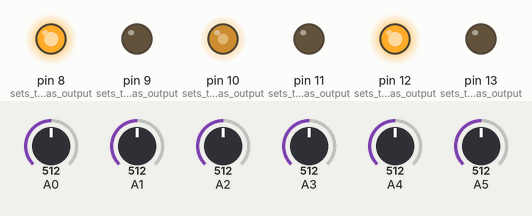
Recording of a sketch running on a simulated Arduino Uno, built with avr-gcc and run on an emulated ATmega328P. Parts: output pins drawn as LEDs (lit = HIGH). The inputs (shaded band) are chosen by the test bench; at power-on: A1 = 512, A2 = 512, A3 = 512, A0 = 512, A4 = 512, A5 = 512.

Above: at 6.2 s.
6.3 s: A1 set to 309
7.8 s: A1 set to 288
At 8.2 s:
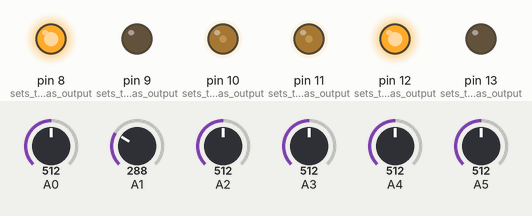
9.3 s: A2 set to 315
10.8 s: A2 set to 290
At 11.6 s:
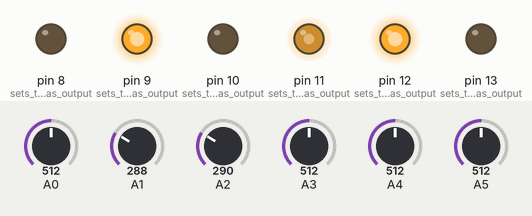
12.3 s: A3 set to 316
13.8 s: A3 set to 289
At 15.2 s:
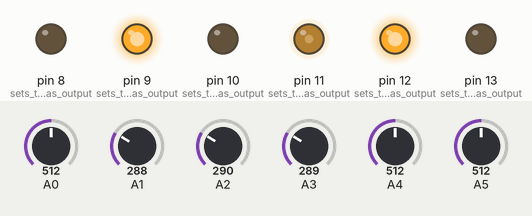
Timing chart, 0 to 16.3 s (numbered marks = the images above; inputs shaded):
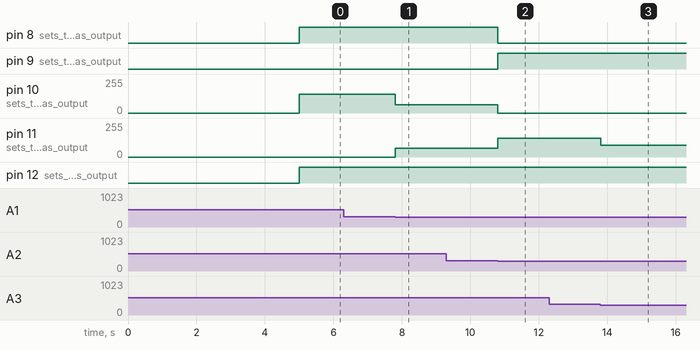

Measured:
- the behaviour switches between 301 and 300 on A1 (found by bisection; images 0 and 1)
- the behaviour switches between 301 and 300 on A2 (found by bisection; images 1 and 2)
- the behaviour switches between 301 and 300 on A3 (found by bisection; images 2 and 3)
- after the input at 6.3 s, every drawn part: stays the same
- after the input at 7.8 s, pin 10 (sets_the_pin_as_output): 140/255 → 63/255 at once; pin 11 (sets_the_pin_as_output): 0/255 → 65/255 at once
- after the input at 9.3 s, every drawn part: stays the same
- after the input at 10.8 s, pin 8 (sets_the_pin_as_output): HIGH → LOW at once; pin 9 (sets_the_pin_as_output): LOW → HIGH at once; pin 10 (sets_the_pin_as_output): 63/255 → 0/255 at once; pin 11 (sets_the_pin_as_output): 65/255 → 140/255 at once
- after the input at 12.3 s, every drawn part: stays the same
- after the input at 13.8 s, pin 11 (sets_the_pin_as_output): 140/255 → 90/255 at once

The sketch:

TESTE_1___2.ino
```cpp
#include <Wire.h>
#include <QTRSensors.h>

#define NUM_SENSORS 6 // number of sensors used
#define NUM_SAMPLES_PER_SENSOR 4 // average 4 analog samples per sensor reading

// sensors 0 through 5 are connected to analog inputs 0 through 5, respectively
QTRSensorsAnalog qtra((unsigned char[]) {8, 9, 10, 11, 12, 13}, NUM_SENSORS, NUM_SAMPLES_PER_SENSOR, QTR_NO_EMITTER_PIN);
unsigned int sensorValues[NUM_SENSORS];
int r=300;
void setup(){
  Serial.begin(9600);
  pinMode(8, OUTPUT);   // sets the pin as output
  pinMode(9, OUTPUT);   // sets the pin as output
  pinMode(10, OUTPUT);   // sets the pin as output
  pinMode(11, OUTPUT);   // sets the pin as output
  pinMode(12, OUTPUT);   // sets the pin as output
  pinMode(13, OUTPUT);   // sets the pin as output
  int i;
  for (i = 0; i < 200; i++)  // make the calibration take about 5 seconds
  {
    qtra.calibrate();       // reads all sensors 10 times at 2.5 ms per six sensors (i.e. ~25 ms per call)
  }
}
void loop()
{
  segue_linha();
}
void segue_linha()
{
  qtra.read(sensorValues);
   /*if (sensorValues[1] >= r && sensorValues[2] >= r && sensorValues[3] >= r && sensorValues[4] >= r && sensorValues[5] >= r){
    canto_esquerda();
  }*/
 /* else if (sensorValues[2] >= r && sensorValues[3] >= r && sensorValues[4] >= r && sensorValues[5] >= r && sensorValues[6] >= r){
   verificar_linha();
  }*/
   if (sensorValues[1] >= r && sensorValues[2] >= r && sensorValues[3] >= r && sensorValues[4] >= r){
   canto_esquerda();
  }
  else if (sensorValues[2] >= r && sensorValues[3] >= r && sensorValues[4] >= r && sensorValues[5] >= r){
    frente();
  }
  else if (sensorValues[3] >= r && sensorValues[4] >= r && sensorValues[5] >= r && sensorValues[6] >= r){
    direita_canto();
  }
  else if (sensorValues[1] >= r && sensorValues[2] >= r && sensorValues[3] >= r){
    esquerda();
  }
  else if (sensorValues[2] >= r && sensorValues[3] >= r && sensorValues[4] >= r){
    esquerda_pequena();
  }
  else if (sensorValues[3] >= r && sensorValues[4] >= r && sensorValues[5] >= r){
    direita_pequena();
  }
  else if (sensorValues[3] >= r && sensorValues[4] >= r && sensorValues[5] >= r ){
    direita();
  }
  else if (sensorValues[4] >= r && sensorValues[5] >= r && sensorValues[6] >= r){
    direita();
  }
  else if (sensorValues[1] >= r && sensorValues[2] >= r){
    esquerda;
  }
  else if (sensorValues[2] >= r && sensorValues[3] >= r){
    esquerda_pequena();
  }
  else if (sensorValues[3] >= r && sensorValues[4] >= r){
    frente;
  }
  else if (sensorValues[4] >= r && sensorValues[5] >= r){
    direita_pequena();
  }
  else if (sensorValues[5] >= r && sensorValues[6] >= r){
    direita();
  }
  else if (sensorValues[1] >= r){
    esquerda_grande();
  }
  else if (sensorValues[2] >= r){
    esquerda();
  }
  else if (sensorValues[3] >= r){
    frente();
  }
  else if (sensorValues[4] >= r){
    frente();
  }
  else if (sensorValues[5] >= r){
    direita();
  }
  else if (sensorValues[6] >= r){
    direita_grande();
  }
}
void frente(){
  analogWrite(10, 63);
  digitalWrite(8, HIGH);
  digitalWrite(9, LOW);
  analogWrite(11, 65);
  digitalWrite(12, HIGH);
  digitalWrite(13, LOW);
}
void esquerda(){
  analogWrite(10, 95);
  digitalWrite(8, HIGH);
  digitalWrite(9, LOW);
  analogWrite(11, 0);
  digitalWrite(12, LOW);
  digitalWrite(13, HIGH);
}
void direita(){
  analogWrite(10, 0);
  digitalWrite(8, LOW);
  digitalWrite(9, HIGH);
  analogWrite(11, 90);
  digitalWrite(12, HIGH);
  digitalWrite(13, LOW);
}
  void para(){
  analogWrite(10, 0);
  digitalWrite(8, LOW);
  digitalWrite(9, LOW);
  analogWrite(11, 0);
  digitalWrite(12, LOW);
  digitalWrite(13, LOW);
}
void canto_esquerda(){
  analogWrite(10, 140);
  digitalWrite(8, HIGH);
  digitalWrite(9, LOW);
  analogWrite(11, 0);
  digitalWrite(12, HIGH);
  digitalWrite(13, LOW);
}
void verificar_linha(){
  analogWrite(10, 140);
  digitalWrite(8, HIGH);
  digitalWrite(9, LOW);
  analogWrite(11, 140);
  digitalWrite(12, HIGH);
  digitalWrite(13, LOW);
}
void esquerda_pequena(){
  analogWrite(10, 150);
  digitalWrite(8, HIGH);
  digitalWrite(9, LOW);
  analogWrite(11, 30);
  digitalWrite(12, HIGH);
  digitalWrite(13, LOW);
}
void direita_pequena(){
  analogWrite(10, 30);
  digitalWrite(8, HIGH);
  digitalWrite(9, LOW);
  analogWrite(11, 150);
  digitalWrite(12, HIGH);
  digitalWrite(13, LOW);
}
void esquerda_grande(){
  analogWrite(10, 90);
  digitalWrite(8, HIGH);
  digitalWrite(9, LOW);
  analogWrite(11, 90);
  digitalWrite(12, LOW);
  digitalWrite(13, HIGH);
}
void direita_grande(){
  analogWrite(10, 90);
  digitalWrite(8, HIGH);
  digitalWrite(9, LOW);
  analogWrite(11, 90);
  digitalWrite(12, LOW);
  digitalWrite(13, HIGH);
}
void traz(){
  analogWrite(10, 65);
  digitalWrite(8, LOW);
  digitalWrite(9, HIGH);
  analogWrite(11, 65);
  digitalWrite(12, LOW);
  digitalWrite(13, HIGH);
}
void direita_canto(){
  analogWrite(10, 0);
  digitalWrite(8, LOW);
  digitalWrite(9, HIGH);
  analogWrite(11, 140);
  digitalWrite(12, HIGH);
  digitalWrite(13, LOW);
}
```
